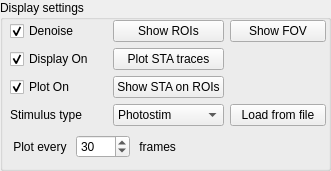
     <widget class="QGroupBox" name="DisplayOptions_groupBox">
      <property name="geometry">
       <rect>
        <x>560</x>
        <y>250</y>
        <width>331</width>
        <height>171</height>
       </rect>
      </property>
      <property name="title">
       <string>Display settings</string>
      </property>
      <widget class="QWidget" name="layoutWidget">
       <property name="geometry">
        <rect>
         <x>10</x>
         <y>20</y>
         <width>316</width>
         <height>141</height>
        </rect>
       </property>
       <layout class="QGridLayout" name="gridLayout_8">
        <item row="3" column="2">
         <layout class="QHBoxLayout" name="horizontalLayout">
          <item>
           <widget class="QLabel" name="label_16">
            <property name="text">
             <string> Plot every </string>
            </property>
           </widget>
          </item>
          <item>
           <widget class="QSpinBox" name="refreshFrame_spinBox">
            <property name="minimum">
             <number>1</number>
            </property>
            <property name="maximum">
             <number>9000</number>
            </property>
            <property name="value">
             <number>30</number>
            </property>
            <property name="displayIntegerBase">
             <number>10</number>
            </property>
           </widget>
          </item>
          <item>
           <widget class="QLabel" name="label_17">
            <property name="text">
             <string> frames</string>
            </property>
           </widget>
          </item>
          <item>
           <spacer name="horizontalSpacer_9">
            <property name="orientation">
             <enum>Qt::Horizontal</enum>
            </property>
            <property name="sizeHint" stdset="0">
             <size>
              <width>40</width>
              <height>20</height>
             </size>
            </property>
           </spacer>
          </item>
         </layout>
        </item>
        <item row="0" column="2">
         <layout class="QGridLayout" name="gridLayout_7">
          <item row="3" column="0">
           <widget class="QCheckBox" name="displayOn_checkBox">
            <property name="text">
             <string>Display On</string>
            </property>
            <property name="checked">
             <bool>true</bool>
            </property>
           </widget>
          </item>
          <item row="4" column="2">
           <widget class="QPushButton" name="plotSTAonMasks_pushButton">
            <property name="text">
             <string>Show STA on ROIs</string>
            </property>
           </widget>
          </item>
          <item row="4" column="0">
           <widget class="QCheckBox" name="plotOn_checkBox">
            <property name="text">
             <string>Plot On</string>
            </property>
            <property name="checked">
             <bool>true</bool>
            </property>
           </widget>
          </item>
          <item row="0" column="2">
           <widget class="QPushButton" name="showComponents_pushButton">
            <property name="text">
             <string>Show ROIs</string>
            </property>
           </widget>
          </item>
          <item row="0" column="3">
           <widget class="QPushButton" name="showFOV_pushButton">
            <property name="text">
             <string>Show FOV</string>
            </property>
           </widget>
          </item>
          <item row="0" column="0">
           <widget class="QCheckBox" name="denoiseOn_checkBox">
            <property name="text">
             <string>Denoise</string>
            </property>
            <property name="checked">
             <bool>true</bool>
            </property>
           </widget>
          </item>
          <item row="3" column="2">
           <widget class="QPushButton" name="plotSTA_pushButton">
            <property name="sizePolicy">
             <sizepolicy hsizetype="Minimum" vsizetype="Fixed">
              <horstretch>0</horstretch>
              <verstretch>0</verstretch>
             </sizepolicy>
            </property>
            <property name="minimumSize">
             <size>
              <width>0</width>
              <height>20</height>
             </size>
            </property>
            <property name="text">
             <string>Plot STA traces</string>
            </property>
           </widget>
          </item>
          <item row="5" column="0">
           <widget class="QLabel" name="label_38">
            <property name="text">
             <string>Stimulus type</string>
            </property>
           </widget>
          </item>
          <item row="5" column="3">
           <widget class="QPushButton" name="loadProcData_pushButton">
            <property name="text">
             <string>Load from file</string>
            </property>
           </widget>
          </item>
          <item row="5" column="2">
           <widget class="QComboBox" name="StaStimType_comboBox">
            <item>
             <property name="text">
              <string>Photostim</string>
             </property>
            </item>
            <item>
             <property name="text">
              <string>Sensory stim</string>
             </property>
            </item>
           </widget>
          </item>
         </layout>
        </item>
       </layout>
      </widget>
     </widget>
